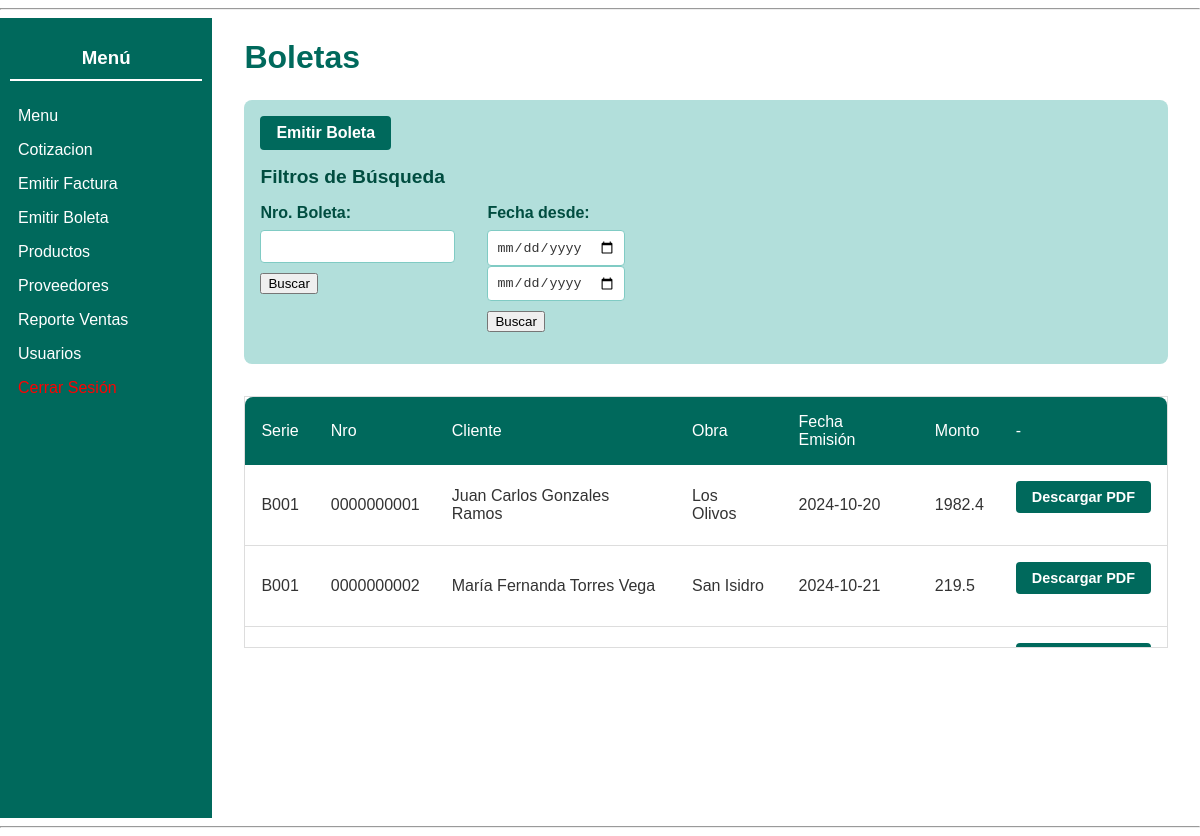
Screenshot of /moduloVentas/indexBoleta.php (signed in) with the database file from the repository.
### tables this page shows
CREATE TABLE `boletaemitida` (
  `BoletaEmitidaID` int NOT NULL,
  `SerieComprobanteID` int NOT NULL,
  `NumeroCorrelativo` int NOT NULL,
  `UsuarioID` int NOT NULL,
  `FechaEmision` date NOT NULL,
  `FechaVencimiento` date NOT NULL,
  `TipoPago` varchar(255) NOT NULL,
  `FormaPago` varchar(255) NOT NULL,
  `Moneda` varchar(255) NOT NULL,
  `ClienteID` int NOT NULL,
  `EstadoDocumento` varchar(255) NOT NULL,
  `OpInafecta` double NOT NULL,
  `OpExonerada` double NOT NULL,
  `OpGratuita` double NOT NULL,
  `OpGravada` double NOT NULL,
  `TotalIGV` double NOT NULL,
  `DescuentoGlobal` double NOT NULL,
  `ImporteTotal` double NOT NULL,
  `CostoTotal` double NOT NULL,
  `Ganancia` double NOT NULL,
  `Observaciones` varchar(255) NOT NULL,
  `Obra` varchar(255) NOT NULL,
  `OrdenDeCompra` int NOT NULL
);

CREATE TABLE `seriecomprobante` (
  `SerieComprobanteID` int NOT NULL,
  `NumeroSerie` varchar(255) NOT NULL
);

CREATE TABLE `cliente` (
  `ClienteID` int NOT NULL,
  `TipoDocumentoIdentidad` varchar(255) NOT NULL,
  `NumeroDocumentoIdentidad` varchar(255) NOT NULL,
  `NombreCompletoORazonSocial` varchar(255) NOT NULL,
  `Telefono` int NOT NULL,
  `Email` varchar(255) NOT NULL,
  `Direccion` varchar(255) NOT NULL,
  `FechaRegistro` date NOT NULL
);

### moduloVentas/indexBoleta.php (called while the page is built, shortened)
<?php
include_once($_SERVER['DOCUMENT_ROOT'] . '/moduloVentas/panelBoleta.php');
include_once($_SERVER['DOCUMENT_ROOT'] . '/modelo/boletas.php');
$numeroboleta = $_GET['numeroBoleta'] ?? null;
$fechadesde = $_GET['desde'] ?? null;
$fechahasta = $_GET['hasta'] ?? null;
$boletasObj = new Boletas();
$boletas = $boletasObj->getBoletas($numeroboleta, $fechadesde, $fechahasta);
$panelBoletaObject = new panelBoleta();
$panelBoletaObject->panelBoletaShow($boletas);

### modelo/boletas.php (called while the page is built, shortened)
<?php
class Boletas
{
  public function getBoletas($numeroBoleta = null, $fechadesde = null, $fechahasta = null)
  {
    $sql = "SELECT be.BoletaEmitidaID,
    sc.NumeroSerie,
    LPAD(be.NumeroCorrelativo, 10, '0') AS NumeroCorrelativo,
    cl.NombreCompletoORazonSocial AS Cliente,
    be.Obra,
    be.FechaEmision,
    be.ImporteTotal
  FROM boletaemitida be
  INNER JOIN cliente cl ON be.ClienteID = cl.ClienteID
  INNER JOIN seriecomprobante sc ON be.SerieComprobanteID = sc.SerieComprobanteID";
    $conexion = Conexion::conectarBD();
    $respuesta = $conexion->query($sql);
    $boletas = [];
    while ($fila = $respuesta->fetch_assoc()) {
      $boletas[] = $fila;
    }
    return $boletas;
  }
}

### moduloVentas/panelBoleta.php (the view, shortened to what this page needs)
<?php
include_once($_SERVER['DOCUMENT_ROOT'] . '/shared/pantalla.php');
class panelBoleta extends pantalla
{
  public function panelBoletaShow($boletas = null)
  {
?>
    <div style="display: flex; height: 100vh;">
      <main style="padding: 0 2rem;">
        <h1 style="color: #00695c;">Boletas</h1>
        <div class="filters-container">
          <a href="/moduloVentas/indexEmitirBoleta.php" class="btn" style="margin-bottom: 1rem;">Emitir Boleta</a>
          <div class="flex">
            <h2>Filtros de Búsqueda</h2>
          </div>
          <div class="filters">
            <form action="/moduloVentas/getBoleta.php" method="POST">
              <div class="input-container">
                <label for="nroBoleta">Nro. Boleta:</label>
                <input type="text" id="nroBoleta" name="txtNroBoleta">
              </div>
              <input style="margin-top: 10px;" type="submit" name="btnBuscarNroBoleta" value="Buscar">
            </form>
            <form action="/moduloVentas/getBoleta.php" method="POST">
              <div class="input-container">
                <label for="fechaDesde">Fecha desde:</label>
                <input type="date" id="fechaDesde" name="txtFechaDesde">
                <input type="date" id="fechaHasta" name="txtFechaHasta">
              </div>
              <input style="margin-top: 10px;" type="submit" name="btnBuscarFechas" value="Buscar">
            </form>
          </div>
        </div>
        <div class="table-cotizaciones">
          <table id="boletas-table">
            <thead>
              <tr>
                <th>Serie</th>
                <th>Nro</th>
                <th>Cliente</th>
                <th>Obra</th>
                <th>Fecha Emisión</th>
                <th>Monto</th>
                <th>-</th>
              </tr>
            </thead>
            <tbody>
              <?php if ($boletas !== null) : ?>
                <?php foreach ($boletas as $boleta) : ?>
                  <tr>
                    <td><?= $boleta['NumeroSerie']; ?></td>
                    <td><?= $boleta['NumeroCorrelativo']; ?></td>
                    <td><?= $boleta['Cliente']; ?></td>
                    <td><?= $boleta['Obra']; ?></td>
                    <td><?= $boleta['FechaEmision']; ?></td>
                    <td><?= $boleta['ImporteTotal']; ?></td>
                    <td>
                      <form action="/moduloVentas/getBoleta.php" method="POST">
                        <input type="submit" name="btnGenerarPdf" value="Descargar PDF">
                      </form>
                    </td>
                  </tr>
                <?php endforeach; ?>
              <?php else : ?>
                <tr>
                  <td colspan="7">No se encontraron boletas.</td>
                </tr>
              <?php endif; ?>
            </tbody>
          </table>
        </div>
      </main>
    </div>
<?php
  }
}
?>

### assets/styles.css (style rules this page uses)
body { font-family: Arial, sans-serif; margin: 0; padding: 0; color: #333; }
main { padding: 2rem; width: 80%; max-width: 1200px; margin: 0 auto; }
main h1 { color: #00695c; margin-bottom: 1.5rem; font-size: 2rem; }
.filters-container { background: #b2dfdb; border-radius: 8px; padding: 1rem; margin-bottom: 2rem; }
.filters-container .flex { display: flex; justify-content: space-between; align-items: center; margin-bottom: 1rem; }
.filters-container h2 { color: #004d40; font-size: 1.2rem; margin: 0; }
.btn, .btn:link, .btn:visited { display: inline-block; background: #00695c; color: #fff; border: none; padding: 0.5rem 1rem; border-radius: 4px; cursor: pointer; font-weight: bold; transition: background 0.3s; text-decoration: none; }
.filters { display: flex; gap: 2rem; flex-wrap: wrap; }
.input-container { display: flex; flex-direction: column; }
.input-container label { margin-bottom: 0.5rem; font-weight: bold; color: #004d40; }
.input-container input[type="text"], .input-container input[type="date"] { padding: 0.5rem; border: 1px solid #80cbc4; border-radius: 4px; background: #ffffff; color: #333; }
.table-cotizaciones { margin-top: 2rem; overflow-x: auto; }
.table-cotizaciones table { width: 100%; border-collapse: collapse; background: #fff; border-radius: 8px; overflow: hidden; }
.table-cotizaciones thead { background: #00695c; color: #fff; }
.table-cotizaciones thead th { padding: 1rem; text-align: left; font-weight: normal; }
.table-cotizaciones input[type="submit"] { background: #00695c; color: white; border: none; padding: 0.5rem 1rem; border-radius: 4px; cursor: pointer; font-size: 0.9rem; font-weight: bold; transition: background 0.3s ease; }
.table-cotizaciones tbody td { padding: 1rem; border-bottom: 1px solid #ddd; }
.btn { display: inline-flex; align-items: center; justify-content: center; color: #fff; font-size: 16px; font-weight: bold; padding: 10px 10px; border: none; border-radius: 5px; cursor: pointer; }
.table-cotizaciones { border: 1px solid #ddd; max-height: 250px; overflow-x: auto; }

### rows the page displays
boletaemitida: seriecomprobante.NumeroSerie "B001", NumeroCorrelativo "0000000001", ClienteID.NombreCompletoORazonSocial "Juan Carlos Gonzales Ramos", Obra "Los Olivos", FechaEmision "2024-10-20", ImporteTotal "1982.4"
boletaemitida: seriecomprobante.NumeroSerie "B001", NumeroCorrelativo "0000000002", ClienteID.NombreCompletoORazonSocial "María Fernanda Torres Vega", Obra "San Isidro", FechaEmision "2024-10-21", ImporteTotal "219.5"
